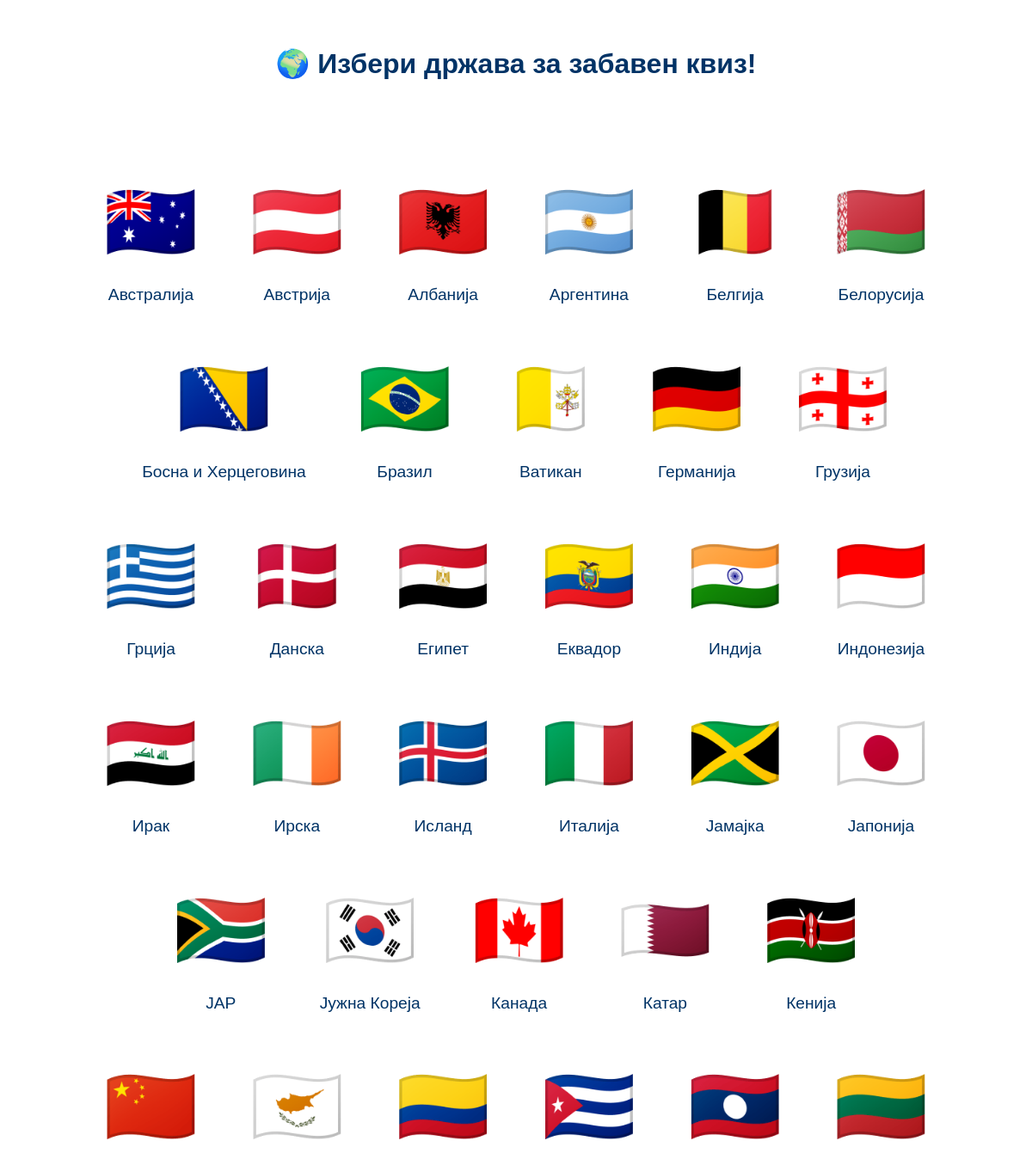
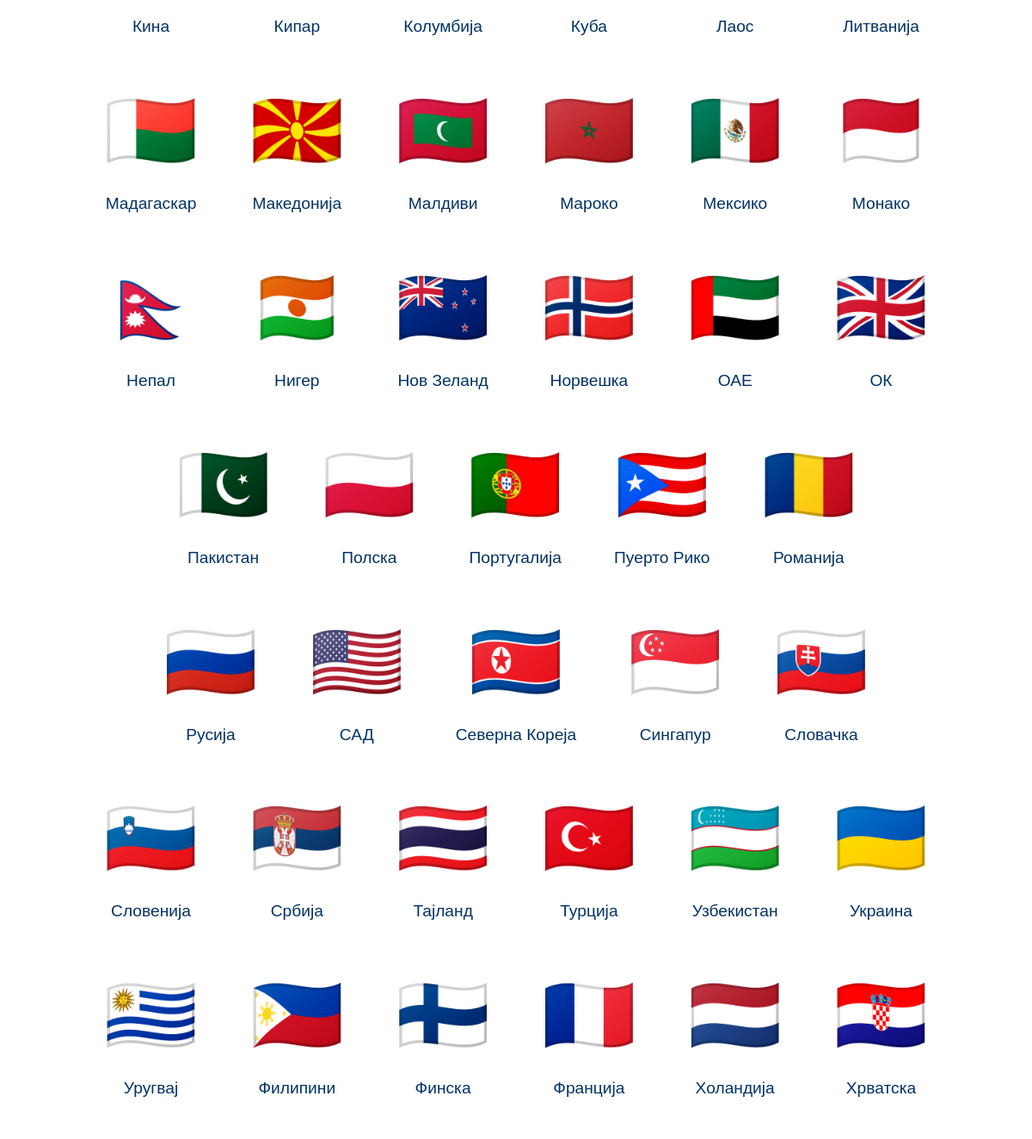
Before: /select/ (upper part) with the older database file (2 pictures, top to bottom).
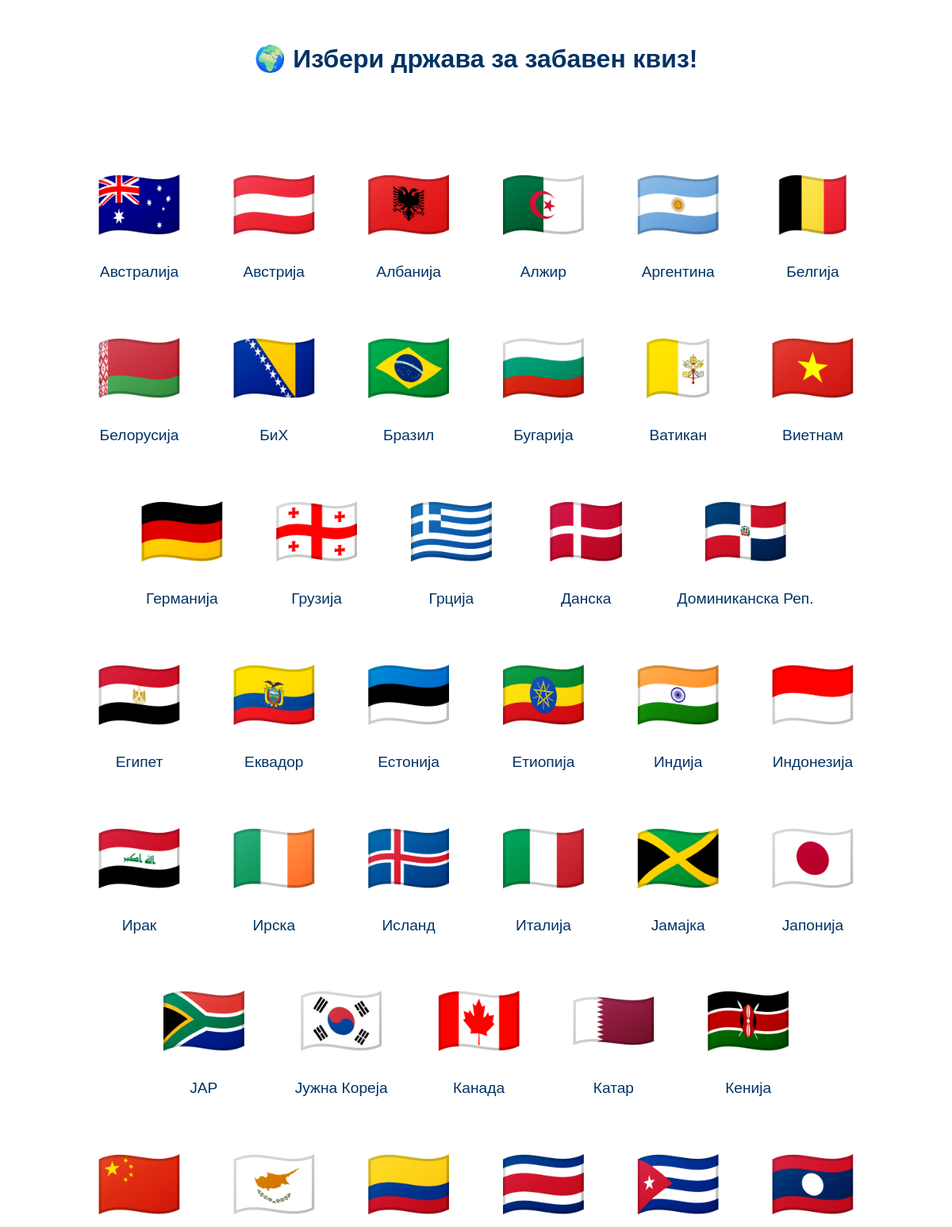
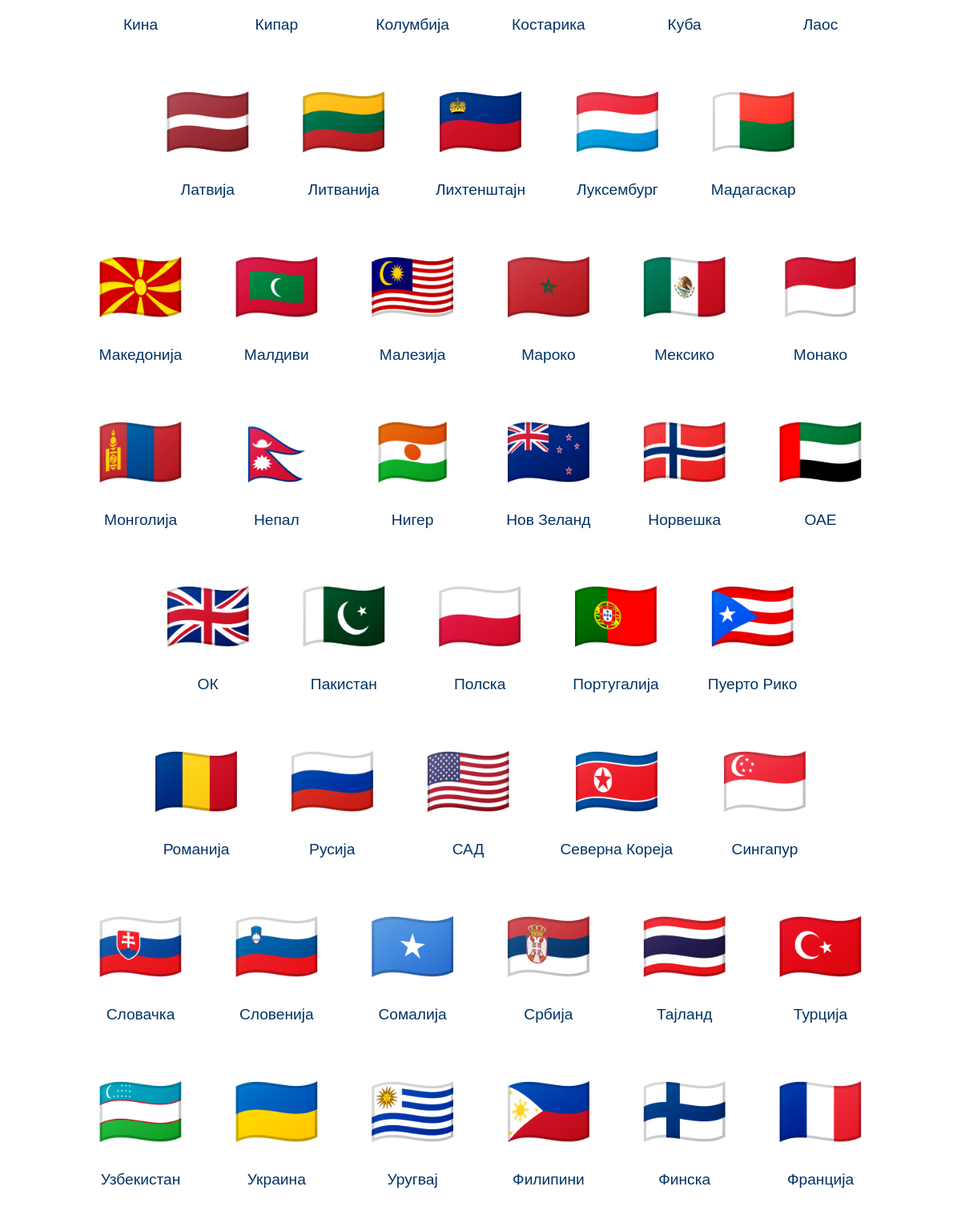
After: the same page with the newer database file (2 pictures, top to bottom).
### myapp/models.py (models this page shows, shortened)
class Country(models.Model):
    name = models.CharField(max_length=100)
    headline = models.CharField(max_length=100)
    background = models.ImageField(upload_to="background_photos/", null=True, blank=True)
    color = models.CharField(max_length=100)
    flag_emoji = models.CharField(max_length=8, null=True, blank=True)

### myapp/views.py (the view)
# urls.py: path('select/', views.select, name='select'),
def select(request):
    countries = list(Country.objects.all())
    try:
        locale.setlocale(locale.LC_COLLATE, "mk_MK.UTF-8")
    except locale.Error:
        try:
            locale.setlocale(locale.LC_COLLATE, "C.UTF-8")
        except locale.Error:
            locale.setlocale(locale.LC_COLLATE, "C")  # last resort
    countries.sort(key=lambda c: locale.strxfrm(force_str(c.name)))
    return render(request, 'selectCountry.html', {'countries': countries})

### templates/selectCountry.html (shortened to what this page needs)
{% load static %}
<!DOCTYPE html>
<html lang="mk">
<head>
  <link href="https://cdn.jsdelivr.net/npm/bootstrap@5.3.3/dist/css/bootstrap.min.css" rel="stylesheet">
</head>
<body>
<div class="main-container">
  <h2 class="text-center fw-bold mb-4"
      style="background-color: rgba(255,255,255,0.85); color: #003366; padding: 15px 30px; border-radius: 20px; max-width: fit-content; margin: 0 auto;">
    🌍 Избери држава за забавен квиз!
  </h2>
<div class="d-flex justify-content-center">
  <div class="bubble-container">
    {% for country in countries %}
      <div class="text-center">
        <a href="{% url 'country_questions' country.name %}" class="country-emoji">
          {{ country.flag_emoji }}
        </a>
        <div class="emoji-label">{{ country.name }}</div>
      </div>
    {% endfor %}
  </div>
</div>
</div>
</body>
</html>

Changed rows visible on the page:
no longer on this page (row unchanged): Country: flag_emoji "🇳🇱", name "Холандија"
no longer on this page (row unchanged): Country: flag_emoji "🇭🇷", name "Хрватска"
added Country: flag_emoji "🇩🇿", name "Алжир"
changed Country: name "Босна и Херцеговина" → "БиХ"
added Country: flag_emoji "🇧🇬", name "Бугарија"
added Country: flag_emoji "🇻🇳", name "Виетнам"
added Country: flag_emoji "🇩🇴", name "Доминиканска Реп."
added Country: flag_emoji "🇪🇪", name "Естонија"
added Country: flag_emoji "🇪🇹", name "Етиопија"
added Country: flag_emoji "🇨🇷", name "Костарика"
added Country: flag_emoji "🇱🇻", name "Латвија"
added Country: flag_emoji "🇱🇮", name "Лихтенштајн"
added Country: flag_emoji "🇱🇺", name "Луксембург"
added Country: flag_emoji "🇲🇾", name "Малезија"
added Country: flag_emoji "🇲🇳", name "Монголија"
added Country: flag_emoji "🇸🇴", name "Сомалија"
